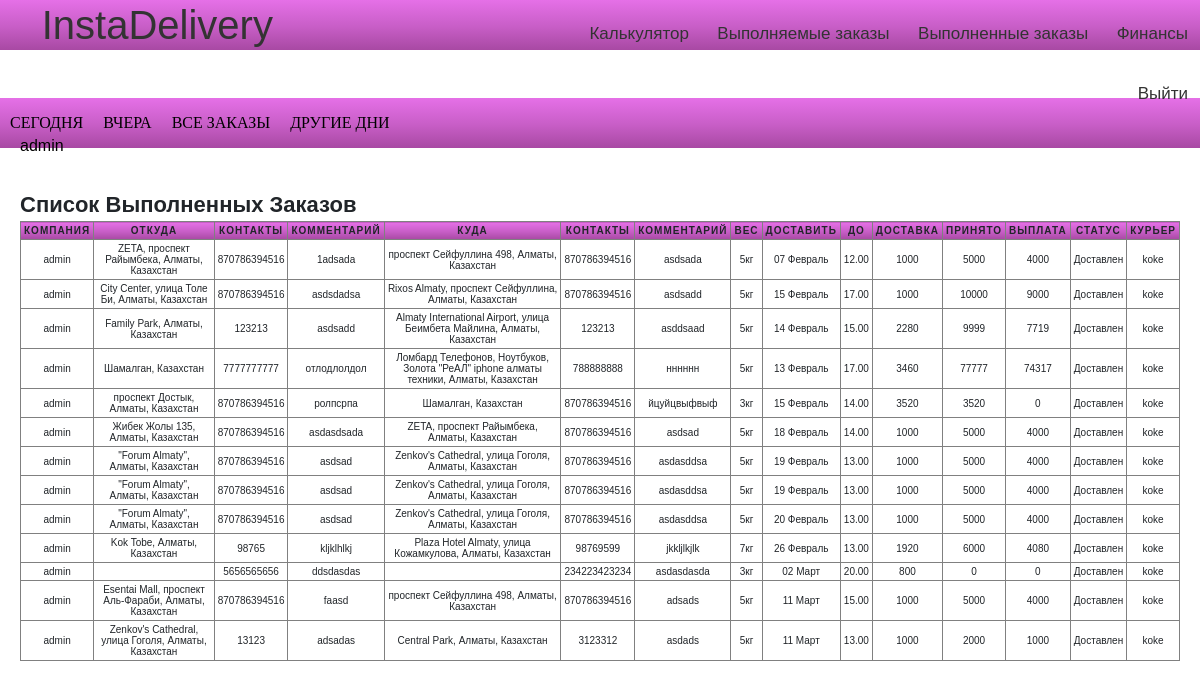
The app's page /users/private/success/all (signed in), older data.
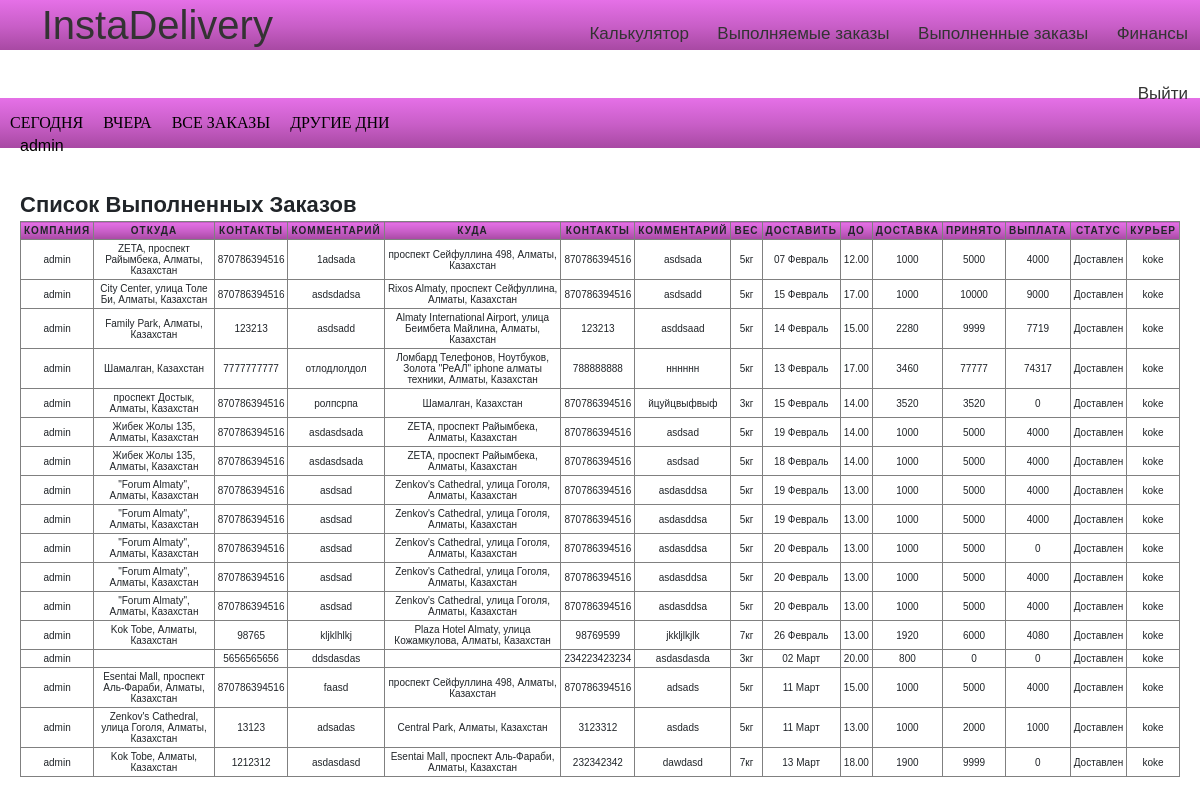
The same page, newer data.
### Lallog/models.py (models this page shows)
class TestOrder(models.Model):
	client=models.ForeignKey(settings.AUTH_USER_MODEL,on_delete=models.CASCADE)
	marshrut=models.CharField(max_length=200)
	ves=models.DecimalField(decimal_places=0,max_digits=1000,default=10)
	from_address=models.CharField(max_length=200)
	from_phone=models.CharField(max_length=200)
	from_comment=models.CharField(max_length=200)
	to=models.CharField(max_length=200)
	to_phone=models.CharField(max_length=200)
	to_date=models.CharField(max_length=200,default="")
	to_date_until=models.CharField(max_length=200)
	to_comment=models.CharField(max_length=200)
	distance=models.DecimalField(decimal_places=0,max_digits=1000,default=10)
	itog=models.DecimalField(decimal_places=0,max_digits=1000,default=10)
	curier = models.ForeignKey(Curier,on_delete=models.CASCADE,default=None,related_name="choiced_curier",blank=True,null=True)
	nal=models.DecimalField(decimal_places=0,max_digits=1000,default=0)
	raschet=models.DecimalField(decimal_places=0,max_digits=1000,default=0)
	status = models.CharField(max_length=200,default="Ожидание")
	curier_money = models.DecimalField(decimal_places=0,max_digits=1000,default=0)
	success = models.BooleanField(default=True)
	created_date = models.DateTimeField(default=timezone.now)
	__original_curier = None
	def __init__(self,*args,**kwargs):
		print("Object was created")
		super(TestOrder,self).__init__(*args,**kwargs)
		self.__origin_curier = self.curier

### curier/models.py (models this page shows)
class Curier(models.Model):
	user = models.OneToOneField(settings.AUTH_USER_MODEL, on_delete=models.CASCADE,related_name="mycurier")
	first_name = models.CharField(max_length=255,default="")
	last_name = models.CharField(max_length=255, default="")
	photo =models.ImageField(upload_to='curiers/%y/%m/%d', blank=True)
	experience=models.IntegerField(blank=True, null=True)
	phone = models.IntegerField(null=False, blank=False)
	is_available=models.BooleanField(default=False)
	balance = models.DecimalField(decimal_places=0,max_digits=1000,default=0)

### users/views.py (the view)
# urls.py: path("private/success/<str:day>",views.private_success,name="private_success"),
def private_success(request,day):
	curier = TestOrder.objects.filter(client=request.user).order_by("-created_date")
	orders_completed=None
	alldaysorders=curier.all().filter(status="Доставлен")
	if day=="all":
	    orders_completed = TestOrder.objects.filter(client=request.user,status="Доставлен").order_by("-created_date")
	elif day=="today":
		locale.setlocale(locale.LC_ALL, "ru")
		mydate= datetime.date.today().strftime("%d %B")
		orders_completed = curier.all().filter(status="Доставлен",to_date=mydate)
	elif day=="yesterday":
		locale.setlocale(locale.LC_ALL, "ru")
		mydate1=datetime.date.today() - datetime.timedelta(days=1)
		mydate1=mydate1.strftime("%d %B")
		print(mydate1)
		orders_completed = curier.all().filter(status="Доставлен",to_date=mydate1).order_by("-created_date")
	else:
	    orders_completed = curier.all().filter(status="Доставлен",to_date=day).order_by("-created_date")
	mydata = list(orders_completed.values_list("to_date"))
	mydata1 = list(alldaysorders.values_list("to_date"))
	alldays=[]
	for i in mydata1:
	    alldays.append(i[0])
	alldays = set(alldays)
	days=[]
	for i in mydata:
	    days.append(i[0])
	days=set(days)
	analyze=[]
	for i in days:
	    order = orders_completed.filter(to_date=i)
	    sumi=0
	    for j in order:
	        sumi+=j.raschet
	    temp={
	    "day":i,
	    "sum":int(sumi)
	    }
	    analyze.append(temp)
	mydate= datetime.datetime.now()
	mydate1=datetime.date.today() + datetime.timedelta(days=1)
	ctx={
		"orders_completed":orders_completed,
		"analyze":analyze,
		"alldays":alldays,
		"today":mydate,
		"tomorrow":mydate1,
	}
	return render(request,"users/private2.html",context=ctx)

### users/templates/users/private2.html (shortened to what this page needs)
{%extends 'users/base.html'%}
{%load static%}
{%block content%}
<br>
<nav class="raschet_kur" >
<ul >
    <li><a href="{% url 'private_success' day='today'%}">Сегодня</a></li>
    <li><a href="{% url 'private_success' day='yesterday'%}">Вчера</a></li>
    <li ><a href="{% url 'private_success' day='all'%}">Все заказы</a></li>
    <li><a href="#">Другие дни</a>
    </li>
</ul>
</nav>
    <div class="lichka_prav">
        <caption>Список Выполненных Заказов</caption>
        <table  border="1" id="table_private">
            <tr >
                <th>Компания</th>
                <th>Откуда</th>
                <th>Контакты</th>
                <th>Комментарий</th>
                <th>Куда</th>
                <th>Контакты</th>
                <th>Комментарий</th>
                <th>Вес</th>
                <th>Доставить</th>
                <th>До</th>
                <th>Доставка</th>
                <th>Принято</th>
                <th>Выплата</th>
                <th>Статус</th>
                <th>Курьер</th>
            </tr>
            {%for i in orders_completed%}
            <tr>
                <td data-label="Компания">{{i.client}}</td>
                <td data-label="Откуда">{{i.from_address}}</td>
                <td data-label="Контакты">{{i.from_phone}}</td>
                 <td data-label="Комментарий">{{i.from_comment}}</td>
                <td data-label="Куда">{{i.to}}</td>
                <td data-label="Контакты">{{i.to_phone}}</td>
                <td data-label="Комментарий">{{i.to_comment}}</td>
                <td data-label="Вес">{{i.ves}}кг</td>
                <td data-label="Доставить">{{i.to_date}}</td>
                <td data-label="Ограничения">{{i.to_date_until}}</td>
                <td data-label="Доставка">{{i.itog}}</td>
                <td data-label="Принято ">{{i.nal}}</td>
                <td data-label="К выплате">{{i.raschet}}</td>
                <td data-label="Статус">{{i.status}}</td>
                <td data-label="Курьер">{{i.curier.user}}</td>
            </tr>
            {%endfor%}
        </table>
    </div>
{%endblock content%}

Row changes from the older to the newer data that the page shows:
now on this page (row edited): TestOrder: client "admin", from_address "Жибек Жолы 135, Алматы, Казахстан", from_phone "870786394516", from_comment "asdasdsada", to "ZETA, проспект Райымбека, Алматы, Казахстан", to_phone "870786394516", to_comment "asdsad", ves "5", to_date "19 Февраль", to_date_until "14.00", itog "1000", nal "5000", raschet "4000", status "Доставлен", curier.user "koke"
now on this page (row edited): TestOrder: client "admin", from_address "\"Forum Almaty\", Алматы, Казахстан", from_phone "870786394516", from_comment "asdsad", to "Zenkov's Cathedral, улица Гоголя, Алматы, Казахстан", to_phone "870786394516", to_comment "asdasddsa", ves "5", to_date "20 Февраль", to_date_until "13.00", itog "1000", nal "5000", raschet "0", status "Доставлен", curier.user "koke"
now on this page (row edited): TestOrder: client "admin", from_address "\"Forum Almaty\", Алматы, Казахстан", from_phone "870786394516", from_comment "asdsad", to "Zenkov's Cathedral, улица Гоголя, Алматы, Казахстан", to_phone "870786394516", to_comment "asdasddsa", ves "5", to_date "20 Февраль", to_date_until "13.00", itog "1000", nal "5000", raschet "4000", status "Доставлен", curier.user "koke"
added TestOrder: client "admin", from_address "Kok Tobe, Алматы, Казахстан", from_phone "1212312", from_comment "asdasdasd", to "Esentai Mall, проспект Aль-Фараби, Алматы, Казахстан", to_phone "232342342", to_comment "dawdasd", ves "7", to_date "13 Март", to_date_until "18.00", itog "1900", nal "9999", raschet "0", status "Доставлен", curier.user "koke"
